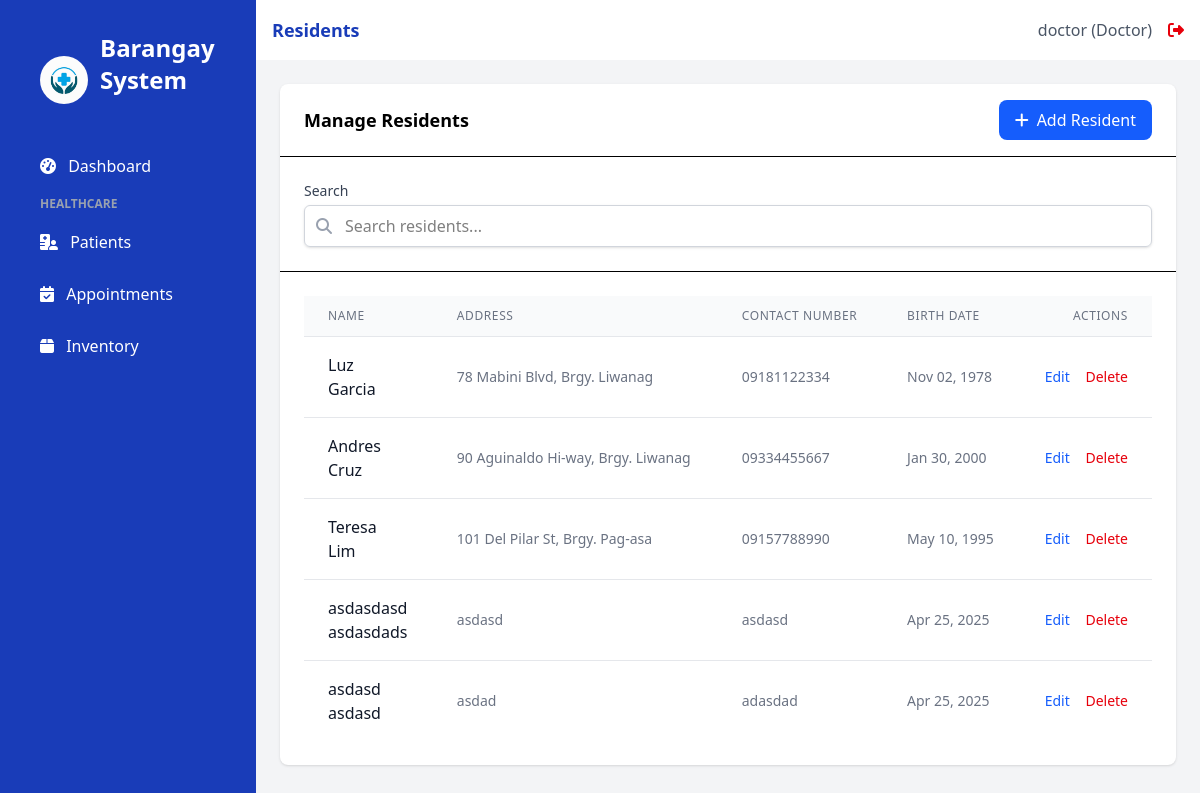
The app's page /residents (signed in) with its own data.
### app.py (models this page shows, shortened)
class User(UserMixin, db.Model):
    id = db.Column(db.Integer, primary_key=True)
    username = db.Column(db.String(100), unique=True, nullable=False)
    email = db.Column(db.String(100), unique=True, nullable=False)
    password_hash = db.Column(db.String(200), nullable=False)
    role = db.Column(db.String(20), nullable=False, default='staff')  # admin, doctor, nurse, staff
    created_at = db.Column(db.DateTime, default=datetime.utcnow)
    issued_certificates = db.relationship('Certificate', backref='issuer', lazy=True)

class Resident(db.Model):
    id = db.Column(db.Integer, primary_key=True)
    first_name = db.Column(db.String(100), nullable=False)
    last_name = db.Column(db.String(100), nullable=False)
    address = db.Column(db.String(200), nullable=False)
    contact_number = db.Column(db.String(20))
    birth_date = db.Column(db.Date)
    created_at = db.Column(db.DateTime, default=datetime.utcnow)
    is_patient = db.Column(db.Boolean, default=False)

### app.py (the view)
@app.route('/residents')
@login_required
def residents():
    residents_list = Resident.query.all()
    return render_template('residents.html', title='Residents', residents=residents_list)

### app.py (called while the page is built)
@login_manager.user_loader
def load_user(user_id):
    return User.query.get(int(user_id))

### templates/residents.html (shortened to what this page needs)
{% extends 'base.html' %}
{% block content %}
<div x-data="residentSystem()" class="bg-white rounded-lg shadow">
    <div class="border-b px-6 py-4 flex items-center justify-between">
        <h2 class="font-semibold text-lg">Manage Residents</h2>
        <button @click="openModal()" class="bg-blue-600 hover:bg-blue-700 text-white px-4 py-2 rounded-lg flex items-center">
            <i class="fas fa-plus mr-2"></i> Add Resident
        </button>
    </div>
    <div class="p-6 border-b">
        <div class="flex flex-col md:flex-row gap-4">
            <div class="flex-1">
                <label for="search" class="block text-sm font-medium text-gray-700 mb-1">Search</label>
                <div class="relative">
                    <div class="absolute inset-y-0 left-0 pl-3 flex items-center pointer-events-none">
                        <i class="fas fa-search text-gray-400"></i>
                    </div>
                    <input type="text" id="search" x-model="searchQuery" class="block w-full pl-10 pr-3 py-2 border border-gray-300 rounded-md shadow-sm focus:outline-none focus:ring-blue-500 focus:border-blue-500" placeholder="Search residents...">
                </div>
            </div>
        </div>
    </div>
    <div class="p-6 overflow-x-auto">
        <table class="min-w-full divide-y divide-gray-200">
            <thead class="bg-gray-50">
                <tr>
                    <th scope="col" class="px-6 py-3 text-left text-xs font-medium text-gray-500 uppercase tracking-wider">Name</th>
                    <th scope="col" class="px-6 py-3 text-left text-xs font-medium text-gray-500 uppercase tracking-wider">Address</th>
                    <th scope="col" class="px-6 py-3 text-left text-xs font-medium text-gray-500 uppercase tracking-wider">Contact Number</th>
                    <th scope="col" class="px-6 py-3 text-left text-xs font-medium text-gray-500 uppercase tracking-wider">Birth Date</th>
                    <th scope="col" class="px-6 py-3 text-right text-xs font-medium text-gray-500 uppercase tracking-wider">Actions</th>
                </tr>
            </thead>
            <tbody class="bg-white divide-y divide-gray-200">
                {% if residents %}
                    {% for resident in residents %}
                    <tr data-id="{{ resident.id }}" x-show="matchesSearch('{{ resident.first_name }} {{ resident.last_name }}', '{{ resident.address }}')">
                        <td class="px-6 py-4 whitespace-nowrap">
                            <div class="font-medium text-gray-900" data-field="firstName">{{ resident.first_name }}</div>
                            <div class="font-medium text-gray-900" data-field="lastName">{{ resident.last_name }}</div>
                        </td>
                        <td class="px-6 py-4 whitespace-nowrap text-sm text-gray-500" data-field="address">
                            {{ resident.address }}
                        </td>
                        <td class="px-6 py-4 whitespace-nowrap text-sm text-gray-500" data-field="contact">
                            {{ resident.contact_number }}
                        </td>
                        <td class="px-6 py-4 whitespace-nowrap text-sm text-gray-500" data-field="birthDate" data-value="{{ resident.birth_date.strftime('%Y-%m-%d') if resident.birth_date else '' }}">
                            {{ resident.birth_date.strftime('%b %d, %Y') if resident.birth_date }}
                        </td>
                        <td class="px-6 py-4 whitespace-nowrap text-right text-sm font-medium">
                            <button class="text-blue-600 hover:text-blue-900 mr-3" @click="editResident({{ resident.id }})">Edit</button>
                            <button class="text-red-600 hover:text-red-900" @click="deleteResident({{ resident.id }})">Delete</button>
                        </td>
                    </tr>
                    {% endfor %}
                {% else %}
                    <tr>
                        <td colspan="5" class="px-6 py-4 text-center text-sm text-gray-500">
                            No residents found
                        </td>
                    </tr>
                {% endif %}
            </tbody>
        </table>
    </div>
</div>
{% endblock %}

### templates/base.html (shortened to what this page needs)
<!DOCTYPE html>
<html lang="en">
<head>
    <script src="https://cdn.jsdelivr.net/npm/@tailwindcss/browser@4"></script>
    <link rel="stylesheet" href="https://cdnjs.cloudflare.com/ajax/libs/font-awesome/6.4.0/css/all.min.css">
</head>
<body class="bg-gray-50 flex h-screen">
    <div class="bg-blue-800 text-white w-64 py-4 flex-shrink-0 hidden md:block">
        <div class="px-6">
            <div class="p-4 flex items-center">
                <img src="{{ url_for('static', filename='images/logo.jpg') }}" alt="Barangay Logo" class="h-12 w-12 mr-3 rounded-full">
                <h1 class="text-2xl font-bold mb-8">Barangay System</h1>
            </div>
            <nav>
                <a href="{{ url_for('index') }}" class="sidebar-link block py-2.5 px-4 rounded transition duration-200 {% if request.path == url_for('index') %}sidebar-active{% else %}hover:bg-blue-700{% endif %} mb-2">
                    <i class="fas fa-tachometer-alt mr-2"></i> Dashboard
                </a>
                {% if current_user.role != 'staff' %}
                <div class="mb-4">
                    <p class="text-xs uppercase text-gray-400 font-semibold mb-2 pl-4">Healthcare</p>
                    <a href="{{ url_for('patients') }}" class="sidebar-link block py-2.5 px-4 rounded transition duration-200 {% if request.path == url_for('patients') %}sidebar-active{% else %}hover:bg-blue-700{% endif %} mb-2">
                        <i class="fas fa-hospital-user mr-2"></i> Patients
                    </a>
                    <a href="{{ url_for('appointments') }}" class="sidebar-link block py-2.5 px-4 rounded transition duration-200 {% if request.path == url_for('appointments') %}sidebar-active{% else %}hover:bg-blue-700{% endif %} mb-2">
                        <i class="fas fa-calendar-check mr-2"></i> Appointments
                    </a>
                    <a href="{{ url_for('inventory') }}" class="sidebar-link block py-2.5 px-4 rounded transition duration-200 {% if request.path == url_for('inventory') %}sidebar-active{% else %}hover:bg-blue-700{% endif %} mb-2">
                        <i class="fas fa-box mr-2"></i> Inventory
                    </a>
                </div>
                {% endif %}
            </nav>
        </div>
    </div>
    <div class="flex-1 flex flex-col overflow-hidden">
        <header class="bg-white shadow-sm py-4 px-4">
            <div class="flex items-center justify-between">
                <div class="text-lg font-semibold text-blue-800">{{ title }}</div>
                {% if current_user.is_authenticated %}
                <div class="flex items-center">
                    <span class="text-gray-600 mr-4">{{ current_user.username }} ({{ current_user.role|capitalize }})</span>
                    <a href="{{ url_for('logout') }}" class="text-red-600 hover:text-red-800">
                        <i class="fas fa-sign-out-alt"></i>
                    </a>
                </div>
                {% endif %}
            </div>
        </header>
        <main class="flex-1 overflow-x-hidden overflow-y-auto bg-gray-100 p-6">
            {% block content %}{% endblock %}
        </main>
    </div>
</body>
</html>

### records on screen
User: username "doctor", role "Doctor"
Resident: first_name "Luz", last_name "Garcia", address "78 Mabini Blvd, Brgy. Liwanag", contact_number "09181122334", birth_date "Nov 02, 1978"
Resident: first_name "Andres", last_name "Cruz", address "90 Aguinaldo Hi-way, Brgy. Liwanag", contact_number "09334455667", birth_date "Jan 30, 2000"
Resident: first_name "Teresa", last_name "Lim", address "101 Del Pilar St, Brgy. Pag-asa", contact_number "09157788990", birth_date "May 10, 1995"
Resident: first_name "asdasdasd", last_name "asdasdads", address "asdasd", contact_number "asdasd", birth_date "Apr 25, 2025"
Resident: first_name "asdasd", last_name "asdasd", address "asdad", contact_number "adasdad", birth_date "Apr 25, 2025"

### other values on screen
{{ title }} "Residents"
